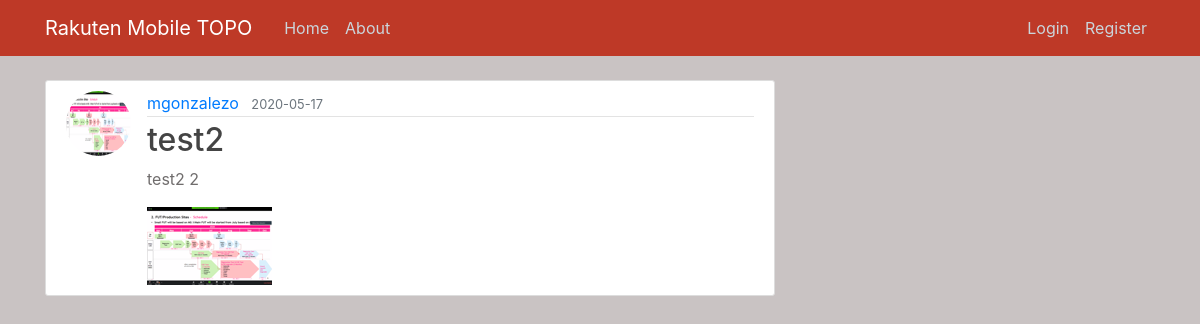
Screenshot of /post/2 with the database file from the repository.
### webapp/models.py (models this page shows, shortened)
class User(db.Model, UserMixin):
    id = db.Column(db.Integer, primary_key = True)
    username = db.Column(db.String(20), unique=True, nullable = False)
    email = db.Column(db.String(120), unique=True, nullable = False)
    image_file = db.Column(db.String(20), nullable = False, default='default.jpg') #for user profile pictures
    password = db.Column(db.String(60), nullable = False)
    posts = db.relationship('Post', backref='author', lazy = True)

class Post(db.Model):
    id = db.Column(db.Integer, primary_key=True)
    title = db.Column(db.String(100), unique=True, nullable = False)
    date_posted = db.Column(db.DateTime, nullable=True, default=datetime.utcnow)
    content = db.Column(db.Text, nullable = False)
    post_image_file = db.Column(db.String(20), nullable = False, default='default.jpg')
    user_id = db.Column(db.Integer, db.ForeignKey('user.id'), nullable=False)

### webapp/routes.py (the view)
@app.route("/post/<int:post_id>")
def post(post_id):
    post = Post.query.get_or_404(post_id)
    return render_template('post.html', title=post.title, post=post)

### webapp/templates/post.html (shortened to what this page needs)
{% extends "layout.html" %}
{% block content %}
    <article class="media content-section">
        <img class="rounded-circle article-img" src="{{ url_for('static', filename='profile_pics/' + post.author.image_file) }}">
        <div class="media-body">
        <div class="article-metadata">
            <a class="mr-2" href="{{ url_for('user_posts',username=post.author.username)}}">{{ post.author.username }}</a>
            <small class="text-muted">{{ post.date_posted.strftime('%Y-%m-%d') }}</small>
        </div>
        <h2 class="article-title">{{ post.title }}</h2>
        <p class="article-content">{{ post.content }}</p>
        <img class="img-fluid" alt="Responsive image" src="{{ url_for('static', filename='profile_pics/' + post.author.image_file) }}">
        </div>
    </article>
{% endblock content %}

### webapp/static/main.css (style rules this page uses)
body { background: #c0b8b8d7; color: #706d6d; margin-top: 5rem; }
h1, h2, h3, h4, h5, h6 { color: #444444; }
.content-section { background: #ffffff; padding: 10px 20px; border: 1px solid #dddddd; border-radius: 3px; margin-bottom: 20px; }
.article-title { color: #444444; }
.article-content { white-space: pre-line; }
.article-img { height: 65px; width: 65px; margin-right: 16px; }
.article-metadata { padding-bottom: 1px; margin-bottom: 4px; border-bottom: 1px solid #e3e3e3 }

### rows the page displays
User: image_file (picture), author.username "mgonzalezo"
Post: date_posted "2020-05-17", title "test2", content "test2 2"
